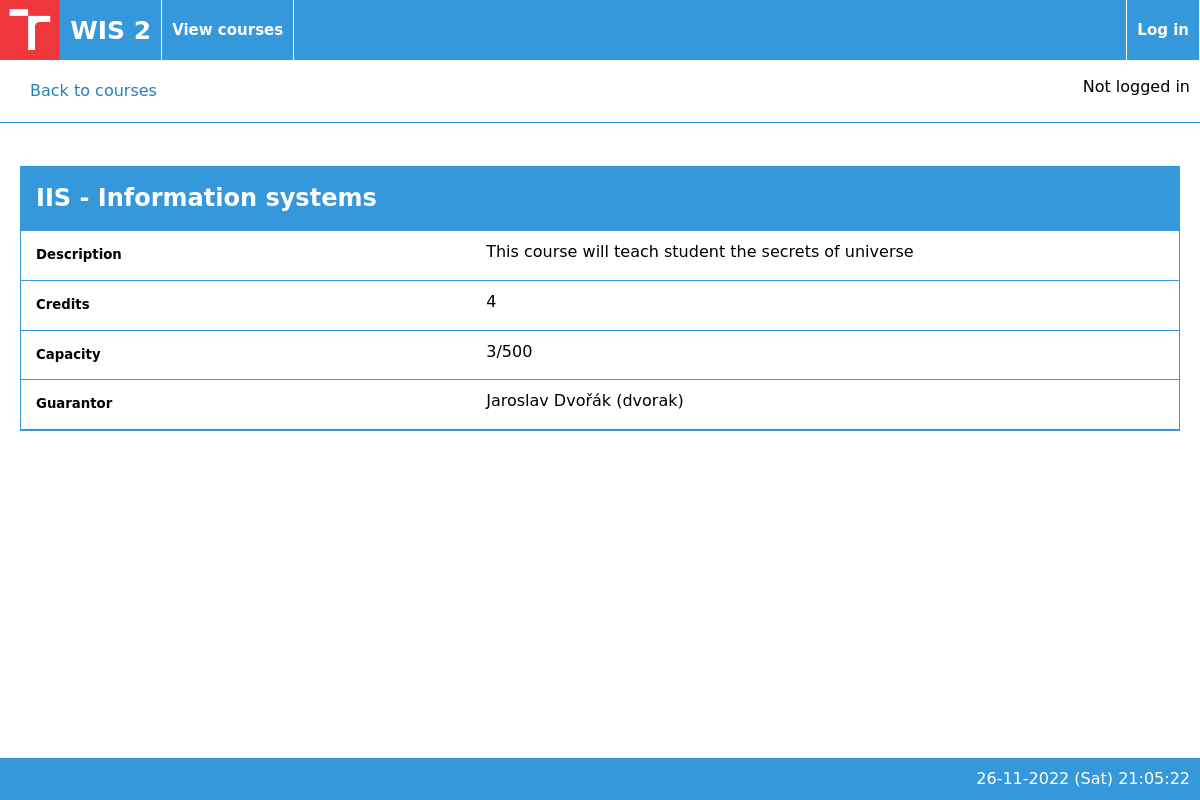
Page /www/html/detailcourse.php?courseID=1 on the committed database.
### tables this page shows
CREATE TABLE Course (
    courseID INTEGER NOT NULL PRIMARY KEY AUTO_INCREMENT,
    courseName VARCHAR(128) UNIQUE NOT NULL,
    courseFullName VARCHAR(128),
    courseDescription TEXT,
    courseState INTEGER NOT NULL,
    courseCredits INTEGER,
    courseCapacity INTEGER,
    courseOpen BOOLEAN
);

CREATE TABLE Account (
    accountID INTEGER PRIMARY KEY AUTO_INCREMENT NOT NULL,
    accountUsername VARCHAR(128) NOT NULL UNIQUE,
    accountPassword VARCHAR(128),
    accountRealName VARCHAR(128),
    accountAddress VARCHAR(128),
    accountDateOfBirth DATE,
    accountEmail VARCHAR(128),
    accountTeacher BOOLEAN,
    accountStudent BOOLEAN,
    accountAdmin BOOLEAN
);

### www/html/includes/courses-inc.php (called while the page is built, shortened)
<?php
function getCourseByID($courseID) {
    $conn = $GLOBALS['conn'];
    $stmt = $conn->prepare("SELECT * FROM Course WHERE courseID = ?");
    $stmt->execute([$courseID]);
    return $stmt->fetch(PDO::FETCH_OBJ);
}
function getGuarantorID($courseID) {
    $conn = $GLOBALS['conn'];
    $stmt = $conn->prepare("SELECT accountID FROM Guarantees WHERE courseID = ?");
    $stmt->execute([$courseID]);
    $result = $stmt->fetch(PDO::FETCH_OBJ);
    return $result->accountID;
}
function getCourseSignedUpNumber($courseID) {
    $conn = $GLOBALS['conn'];
    $stmt = $conn->prepare("SELECT COUNT(*) AS count FROM Attends WHERE courseID = ? AND approved = true");
    $stmt->execute([$courseID]);
    $result = $stmt->fetch(PDO::FETCH_OBJ);
    return $result->count;
}
?>

### www/html/includes/users-inc.php (called while the page is built, shortened)
<?php
 function getUserByID($uid) {
    $conn = $GLOBALS['conn'];
    $stmt = $conn->prepare("SELECT * FROM Account WHERE accountID = ?");
    $stmt->execute([$uid]);
    $user_to_return = $stmt->fetch(PDO::FETCH_OBJ);
    return $user_to_return;
}

### www/html/detailcourse.php (the view, shortened to what this page needs)
<?php
    require_once 'includes/courses-inc.php';
    require_once 'includes/users-inc.php';
    $courseID = $_GET['courseID'];
    $course = getCourseByID($courseID);
?>
<!DOCTYPE html>
<html>
<?php include_once 'templates/header.php' ?>
<?php include_once 'templates/navbar.php' ?>
<div id="button_back" ><a href=viewcourses.php>Back to courses</a></div><br/>
</section>
<section class="view_term">
<span>
<h1><?php echo $course->courseName . " - " . $course->courseFullName ?></h1>
</span>
<span>
<h5>Description</h5>
<?php echo $course->courseDescription ?>
</span>
<span>
<h5>Credits</h5>
<?php echo $course->courseCredits ?>
</span>
<span>
<h5>Capacity</h5>
<?php echo getCourseSignedUpNumber($courseID) . "/" . $course->courseCapacity?>
</span>
<span>
<h5>Guarantor</h5>
<?php
    $guarantor = getUserByID(getGuarantorID($course->courseID));
    echo $guarantor->accountRealName . " (" . $guarantor->accountUsername . ")";
?>
</span>
</section>
<?php include_once 'templates/footer.php' ?>
</html>

### www/html/css/style.css (style rules this page uses)
* { line-height: 1.4; font-family: Verdana, "DejaVu Sans", Arial, sans-serif; }
body { padding: 0; margin: 0; padding-bottom: 50px; }
#button_back { grid-column: 1; grid-row: 1; border-bottom: #3498DB 1px solid; padding: 20px 0; }
#button_back a { color: #2980B9; text-decoration: none; padding: 30px; }
.view_term { display: grid; margin: 20px; border: #3498DB 1px solid; }
.view_term span { display: grid; grid-template-columns: 40% 60%; padding: 10px; min-width: 200px; border-bottom: #3498DB 1px solid; }
.view_term span:first-child { margin: 0; background-color: #3498DB; color: #fff; }
.view_term h1,.view_term p, .view_term h5 { margin: 5px; }

### rows in the picture
course: courseName "IIS", courseFullName "Information systems", courseDescription "This course will teach student the secrets of universe", courseCredits "4", courseCapacity "500"
account: accountRealName "Jaroslav Dvořák", accountUsername "dvorak"

### other values in the picture
getCourseSignedUpNumber($courseID) "3"
$date_time "26-11-2022 (Sat) 21:05:22"
